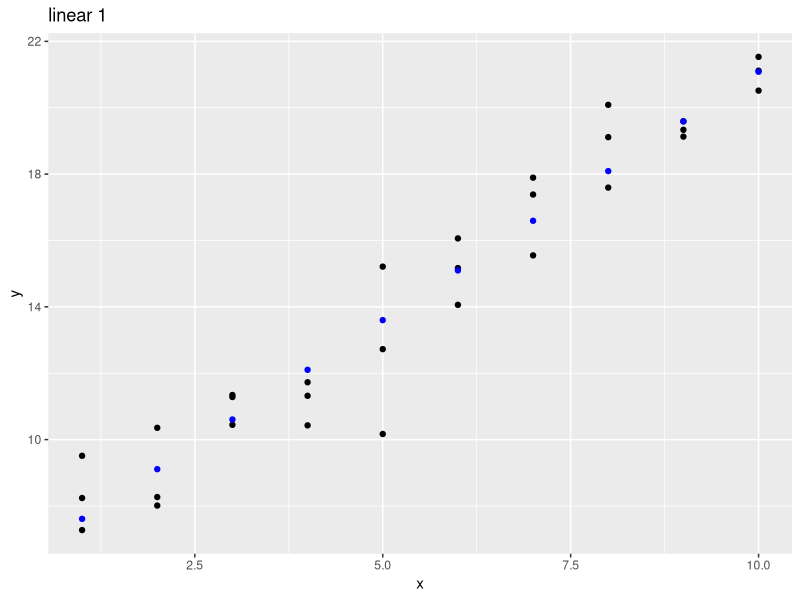
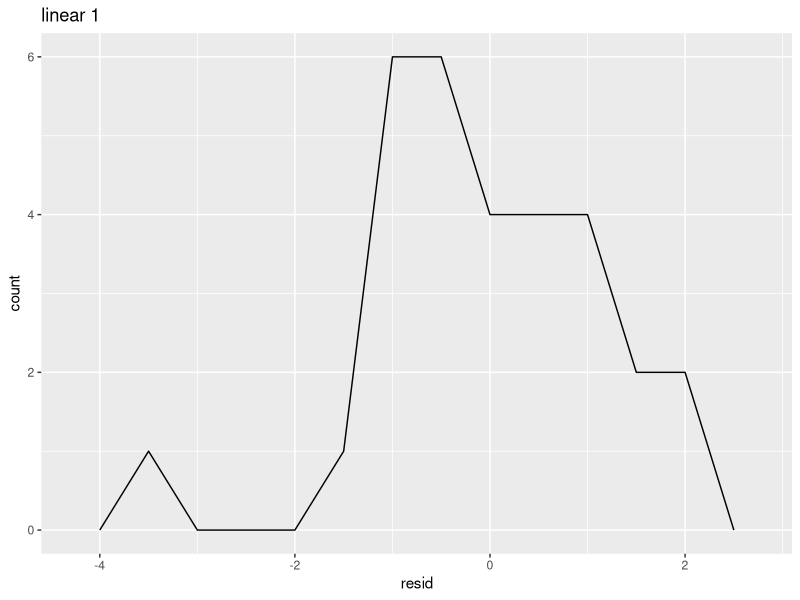
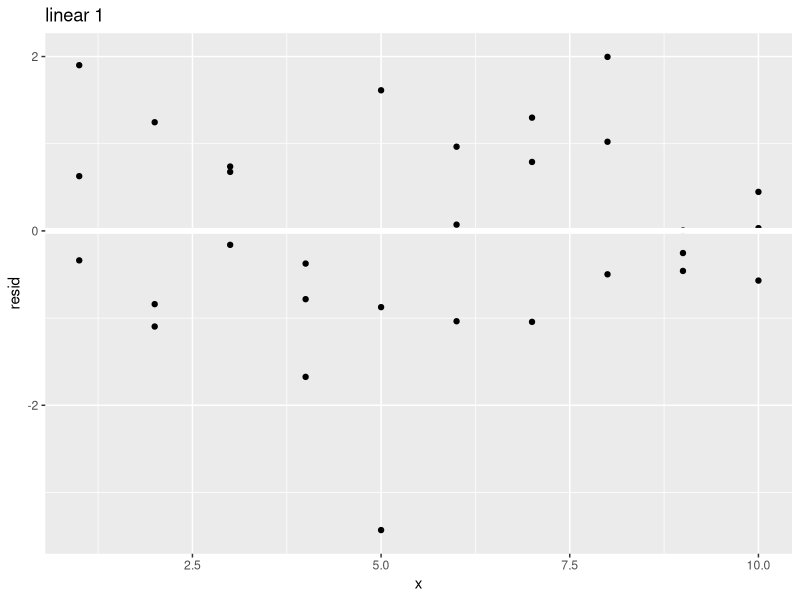
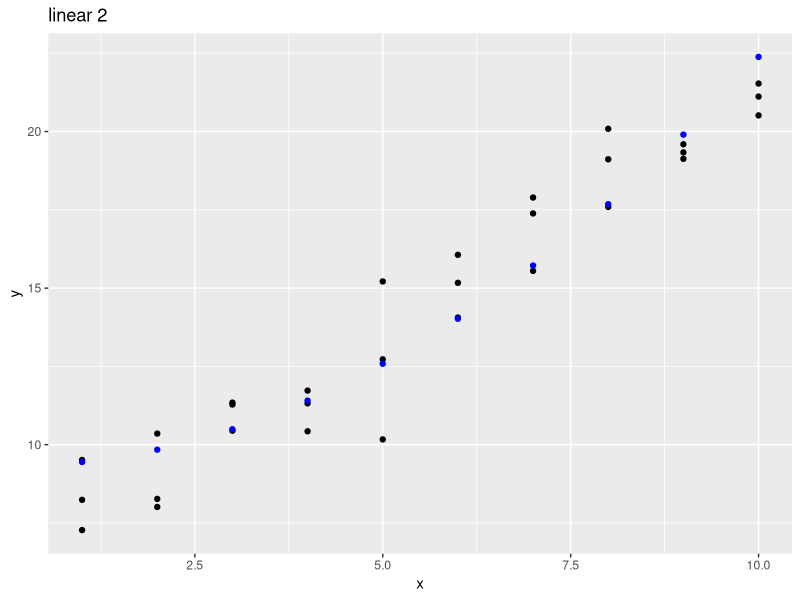
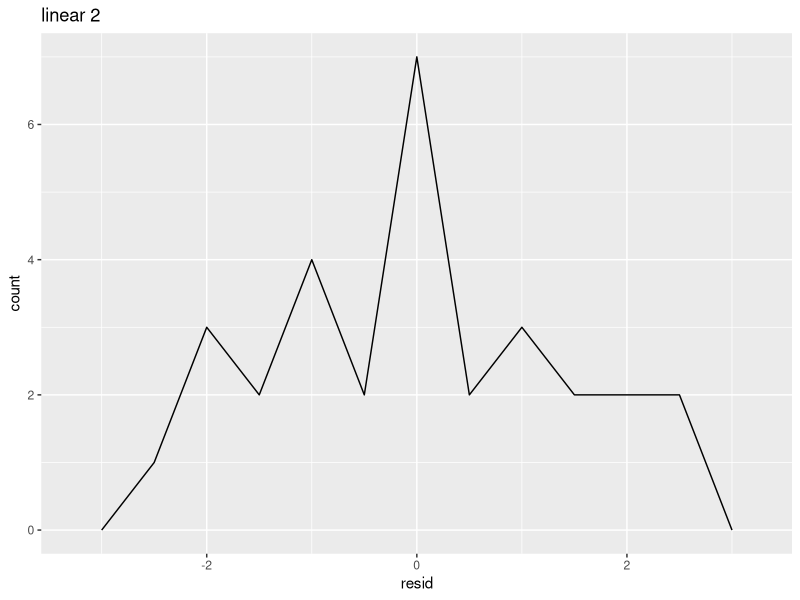
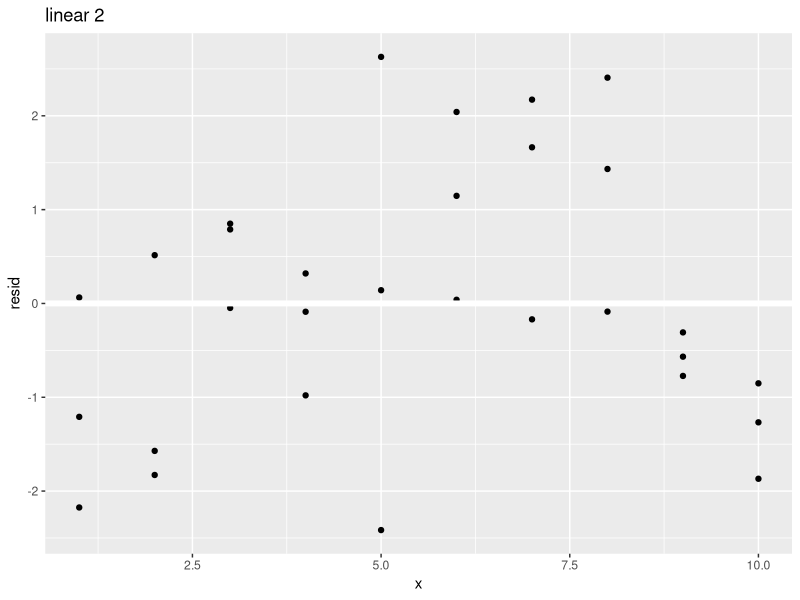
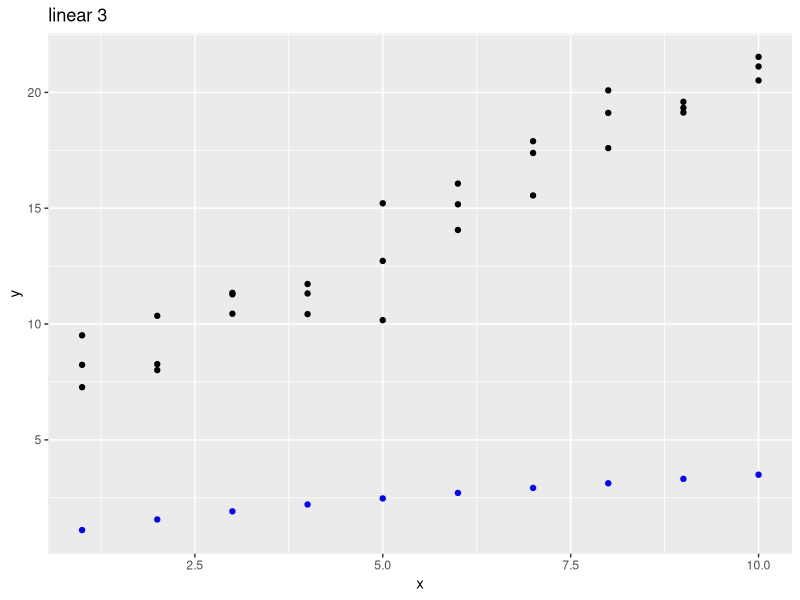
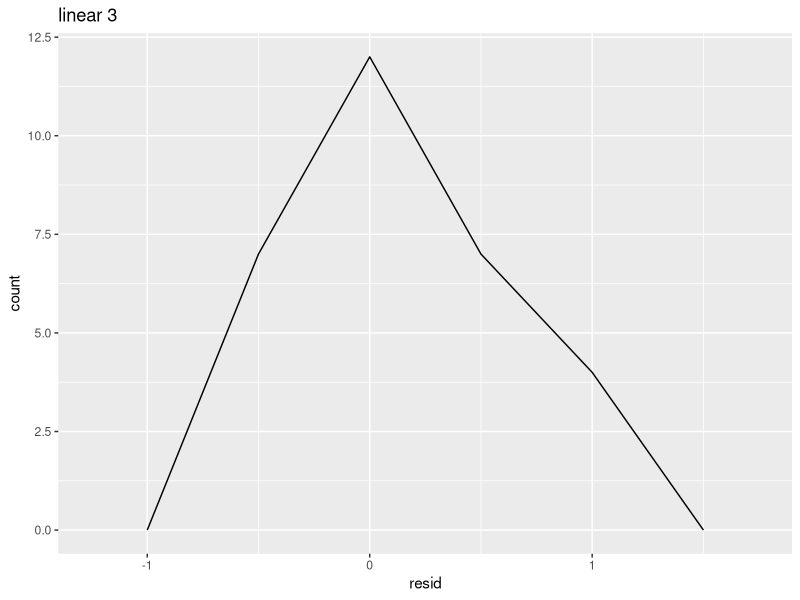

These figures' R source, in order: (Note: this script raises an error after producing the figures.)
library(tidyverse)
library(modelr)

sim1a <- tibble(
  x = rep(1:10, each = 3),
  y = x * 1.5 + 6 + rt(length(x), df = 2)
)

gen_model <- function(regression, title, comp=F){
    pdf(paste(title, ".pdf", sep=""))
    
    grid <- sim1a %>%
    data_grid(x) %>%
    add_predictions(regression)

    plot <- ggplot(sim1a, aes(x)) + 
        geom_point(aes(y=y)) +
        geom_point(data = grid, aes(y=pred), color="blue") +
        ggtitle(title)

    if(comp){
        plot <- multiplot(
            p1,
            ggplot(sim1a, aes(x)) + 
            geom_point(aes(y=y)) +
            geom_smooth(data = grid, aes(y=pred), color="blue") +
            ggtitle(title)
        )
    }

    print(
        plot
    )

    sim1a <- sim1a %>%
    add_residuals(regression)

    plot <- ggplot(sim1a, aes(resid)) +
        geom_freqpoly(binwidth=0.5) +
        ggtitle(title)
    
    print(
        ggplot(sim1a, aes(resid)) +
        geom_freqpoly(binwidth=0.5) +
        ggtitle(title)
    )
    
    print(
        ggplot(sim1a, aes(x,resid)) +
        geom_point() +
        geom_ref_line(h=0) +
        ggtitle(title)
    )

    dev.off()
}

# linear
gen_model(lm(y ~ x, data=sim1a), "linear 1") 
gen_model(lm(y ~ I(x^2), sim1a), "linear 2")
gen_model(lm(log(y) ~ sqrt(x) - 1, sim1a), "linear 3")
gen_model(lm(y ~ I(x^2) + x - 1, sim1a), "linear 4")

# loess
gen_model(loess(y ~ x, data=sim1a), "loess 1", true) 
gen_model(loess(y ~ I(x^2), sim1a), "loess 2")
gen_model(loess(log(y) ~ sqrt(x) - 1, sim1a), "loess 3")
gen_model(loess(y ~ I(x^2) + x - 1, sim1a), "loess 4")
